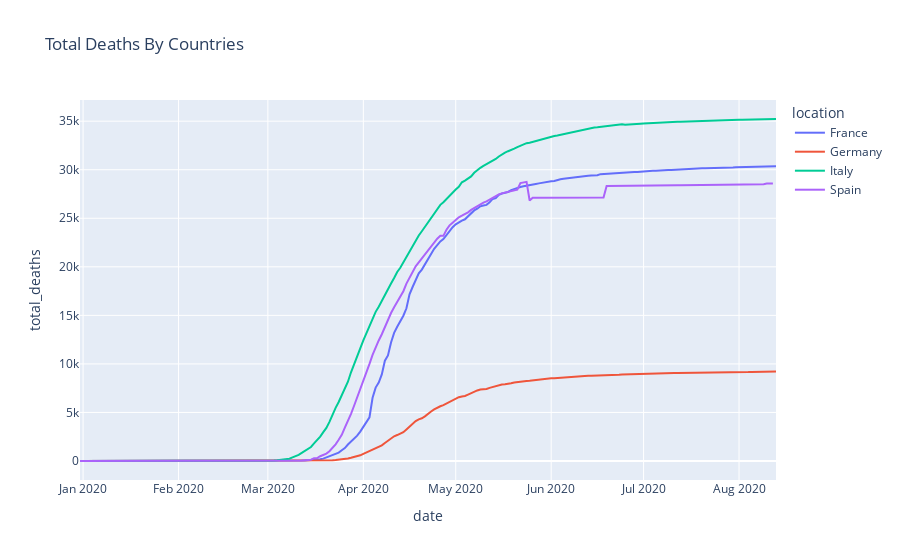

Notebook cell for this chart:
### Markdown cell above
1. Plot a line plot with plotly express for total deaths four the four countries (Spain, France, Germany, Italy) after April 1, 2020.

### Code cell
df1 = df[df["location"].isin(["Spain","France","Germany","Italy"])]
display(df1)
fig = px.line(df1, x="date", y = "total_deaths", title = "Total Deaths By Countries",color = "location")
fig.show()

### Figure 1 — Plotly figure (JSON) as saved in the notebook; plotly's stock layout.template omitted (floating-point values rounded to 4 significant figures; data arrays with more than 128 entries replaced by an {"elided": "..."} marker saying what was removed)
{"data": [{"hovertemplate": "location=France<br>date=%{x}<br>total_deaths=%{y}<extra></extra>", "legendgroup": "France", "line": {"color": "#636efa", "dash": "solid"}, "mode": "lines", "name": "France", "orientation": "v", "showlegend": true, "type": "scatter", "x": {"elided": "227 str values"}, "xaxis": "x", "y": {"elided": "227 int values"}, "yaxis": "y"}, {"hovertemplate": "location=Germany<br>date=%{x}<br>total_deaths=%{y}<extra></extra>", "legendgroup": "Germany", "line": {"color": "#EF553B", "dash": "solid"}, "mode": "lines", "name": "Germany", "orientation": "v", "showlegend": true, "type": "scatter", "x": {"elided": "227 str values"}, "xaxis": "x", "y": {"elided": "227 int values"}, "yaxis": "y"}, {"hovertemplate": "location=Italy<br>date=%{x}<br>total_deaths=%{y}<extra></extra>", "legendgroup": "Italy", "line": {"color": "#00cc96", "dash": "solid"}, "mode": "lines", "name": "Italy", "orientation": "v", "showlegend": true, "type": "scatter", "x": {"elided": "227 str values"}, "xaxis": "x", "y": {"elided": "227 int values"}, "yaxis": "y"}, {"hovertemplate": "location=Spain<br>date=%{x}<br>total_deaths=%{y}<extra></extra>", "legendgroup": "Spain", "line": {"color": "#ab63fa", "dash": "solid"}, "mode": "lines", "name": "Spain", "orientation": "v", "showlegend": true, "type": "scatter", "x": {"elided": "226 str values"}, "xaxis": "x", "y": {"elided": "226 int values"}, "yaxis": "y"}], "layout": {"legend": {"title": {"text": "location"}, "tracegroupgap": 0}, "title": {"text": "Total Deaths By Countries"}, "xaxis": {"anchor": "y", "domain": [0, 1], "title": {"text": "date"}}, "yaxis": {"anchor": "x", "domain": [0, 1], "title": {"text": "total_deaths"}}}}
